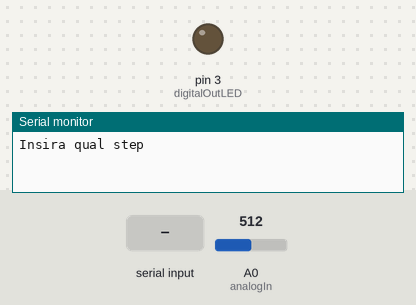
The sketch below on a simulated Arduino Uno, built with avr-gcc and run on an emulated ATmega328P. Shown: output pins drawn as LEDs (lit = HIGH), the last lines printed to the serial monitor. The inputs (shaded band) are chosen by the test bench; at power-on: A0 (analogIn) = 512.

Above: at 1.2 s.
1.3 s: "90,45\n" received over Serial
At 2.6 s:
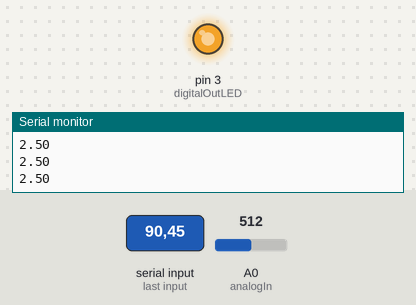
4.3 s: "30,150\n" received over Serial
At 6.1 s:
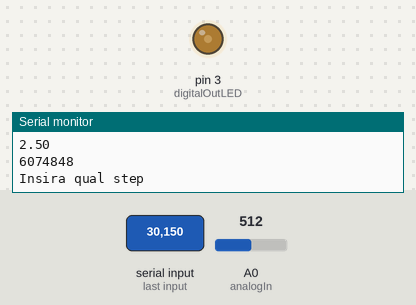
7.3 s: "5\n" received over Serial
At 9.6 s:
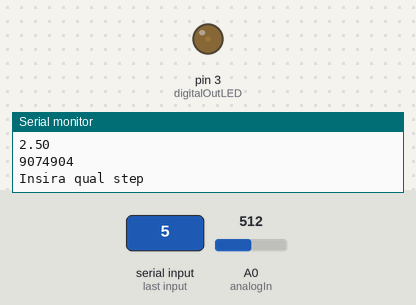
10.3 s: "90\n" received over Serial
At 11.9 s:
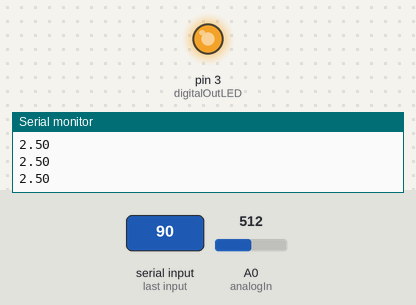
Timing chart, 0 to 14.3 s (numbered marks = the images above; inputs shaded):
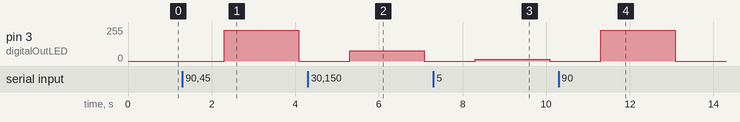

The sketch:

lab3_step.ino
```cpp
//read from ldr
const int analogIn = A0;
float LDRvalue = 0.0;
float VR = 0.0;
float R = 0.0;
float b = 4.75;
float m = -0.73;
float R1 = 10000.0;
float L = 0.0;
float V = 5;


//write to led
const int digitalOutLED = 3;
int totalCiclo = 255;
int duty = 0;
int duty_init = 0;
float duty_float = 0.0;
float on = 0;
String readIn ="";

int i = 0;


void setup() {
  Serial.begin(38400);
  pinMode(analogIn, INPUT);
  pinMode(digitalOutLED, OUTPUT);
}

void loop () {

  Serial.println("Insira qual step");
  while(readIn == ""){
    readIn=Serial.readString();
    duty = duty_init;
    analogWrite(digitalOutLED, 0);
  }

   duty = readIn.toInt();
  readIn = "";
  Serial.print("duty: ");
  Serial.println(duty);

  duty_float = duty / 100.0;
  on = totalCiclo*duty_float;


  analogWrite(digitalOutLED, on);

  Serial.print("Tempo inicial");
  Serial.println(micros());

  Serial.println("Out volt: ");
  for (i=0;i<500;i++){
    LDRvalue = analogRead(analogIn);
    VR=LDRvalue / 1023*5;
    Serial.println(VR);
    delayMicroseconds(1);
  }
  Serial.println(micros());


}
```

Measured:
- after the input at 1.3 s, pin 3 (digitalOutLED): 0/255 → 229/255 after 1.0 s, → 0/255 1.8 s later
- after the input at 4.3 s, pin 3 (digitalOutLED): 0/255 → 76/255 after 1.0 s, → 0/255 1.8 s later
- after the input at 7.3 s, pin 3 (digitalOutLED): 0/255 → 12/255 after 1.0 s, → 0/255 1.8 s later
- after the input at 10.3 s, pin 3 (digitalOutLED): 0/255 → 229/255 after 1.0 s, → 0/255 1.8 s later
